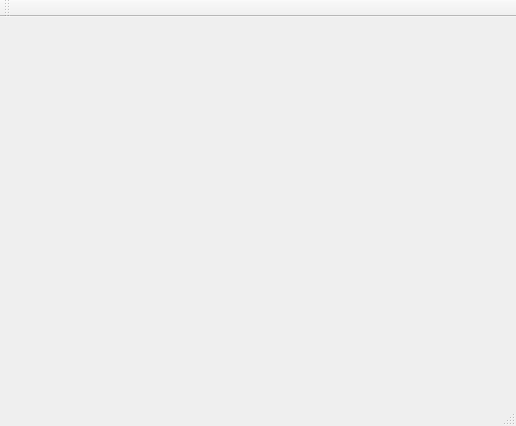
<?xml version="1.0" encoding="UTF-8"?>
<ui version="4.0">
 <class>MainWindow</class>
 <widget class="QMainWindow" name="MainWindow">
  <property name="geometry">
   <rect>
    <x>0</x>
    <y>0</y>
    <width>516</width>
    <height>426</height>
   </rect>
  </property>
  <property name="windowTitle">
   <string>MainWindow</string>
  </property>
  <widget class="QWidget" name="centralWidget">
   <widget class="QWidget" name="verticalLayoutWidget">
    <property name="geometry">
     <rect>
      <x>10</x>
      <y>10</y>
      <width>501</width>
      <height>361</height>
     </rect>
    </property>
    <layout class="QVBoxLayout" name="verticalLayout"/>
   </widget>
  </widget>
  <widget class="QMenuBar" name="menuBar">
   <property name="geometry">
    <rect>
     <x>0</x>
     <y>0</y>
     <width>516</width>
     <height>20</height>
    </rect>
   </property>
  </widget>
  <widget class="QToolBar" name="mainToolBar">
   <attribute name="toolBarArea">
    <enum>TopToolBarArea</enum>
   </attribute>
   <attribute name="toolBarBreak">
    <bool>false</bool>
   </attribute>
  </widget>
  <widget class="QStatusBar" name="statusBar"/>
 </widget>
 <layoutdefault spacing="6" margin="11"/>
 <resources/>
 <connections/>
</ui>
